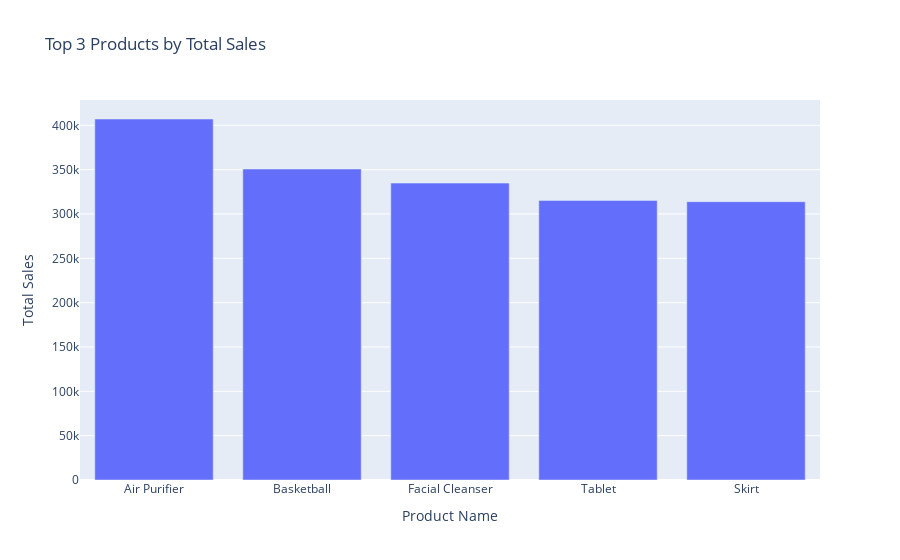

This figure's notebook cell:
### Code cell
fig = px.bar(top_products_sales_df.loc[:4], x='ProductName', y='Total Sales', 
             title='Top 3 Products by Total Sales',
             labels={'Total Sales': 'Total Sales', 'ProductName': 'Product Name'})

# Display the chart
fig.show()

### Figure 1 — Plotly figure (JSON) as saved in the notebook; plotly's stock layout.template omitted (floating-point values rounded to 4 significant figures)
{"data": [{"alignmentgroup": "True", "hovertemplate": "Product Name=%{x}<br>Total Sales=%{y}<extra></extra>", "legendgroup": "", "marker": {"color": "#636efa", "pattern": {"shape": ""}}, "name": "", "offsetgroup": "", "orientation": "v", "showlegend": false, "textposition": "auto", "type": "bar", "x": ["Air Purifier", "Basketball", "Facial Cleanser", "Tablet", "Skirt"], "xaxis": "x", "y": [407152, 350727, 334851, 315325, 313873], "yaxis": "y"}], "layout": {"barmode": "relative", "legend": {"tracegroupgap": 0}, "title": {"text": "Top 3 Products by Total Sales"}, "xaxis": {"anchor": "y", "domain": [0, 1], "title": {"text": "Product Name"}}, "yaxis": {"anchor": "x", "domain": [0, 1], "title": {"text": "Total Sales"}}}}
